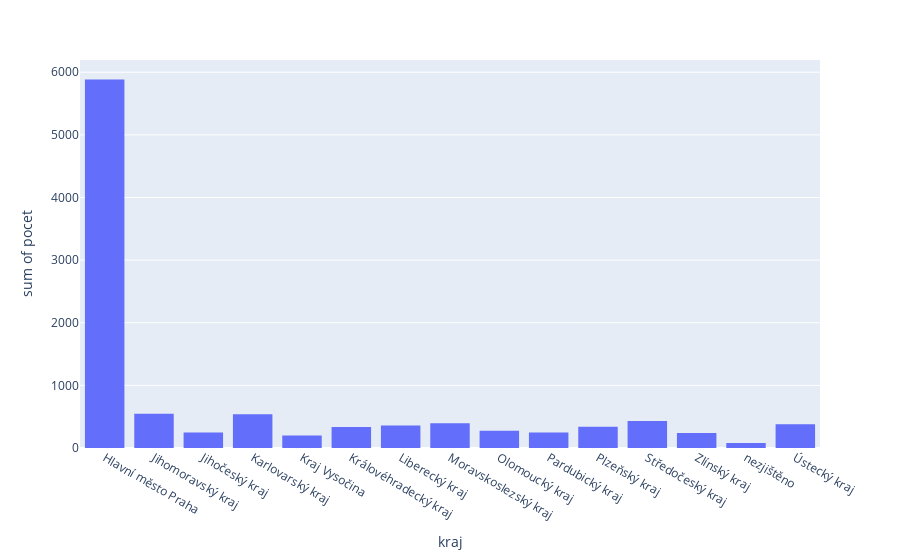

The cell this chart's notebook holds for it:
### Code cell
fig = px.histogram(data_final, x='kraj', y='pocet')
fig.show()

### Figure 1 — Plotly figure (JSON) as saved in the notebook; plotly's stock layout.template omitted (floating-point values rounded to 4 significant figures; data arrays with more than 128 entries replaced by an {"elided": "..."} marker saying what was removed)
{"data": [{"bingroup": "x", "histfunc": "sum", "hovertemplate": "kraj=%{x}<br>sum of pocet=%{y}<extra></extra>", "legendgroup": "", "marker": {"color": "#636efa", "pattern": {"shape": ""}}, "name": "", "orientation": "v", "showlegend": false, "type": "histogram", "x": {"elided": "1432 str values"}, "xaxis": "x", "y": {"elided": "1432 float values"}, "yaxis": "y"}], "layout": {"barmode": "relative", "legend": {"tracegroupgap": 0}, "margin": {"t": 60}, "xaxis": {"anchor": "y", "domain": [0, 1], "title": {"text": "kraj"}}, "yaxis": {"anchor": "x", "domain": [0, 1], "title": {"text": "sum of pocet"}}}}
